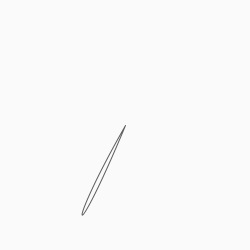
Frame 1 (no input)
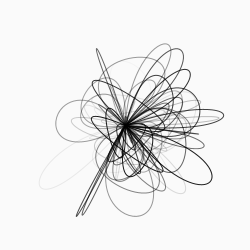
Frame 60 (the mouse pressed at the canvas centre just before this capture)
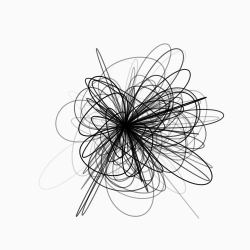
Frame 120 (the mouse held since frame 60 and released just before this capture)

The Processing sketch that drew these frames (run headless with seeded random() and noise(); from frame 60 on, the mouse is pressed at the canvas centre):

// Processing sketch: processing_19705
// ── processing_19705.pde

void setup(){
  size(250, 250);
  smooth();
  background(250);
}

void draw(){
  noFill();
  stroke(0, random(250));
  bezier(125, 125, random(270), random(270), random(270), random(270), 125, 125);
}
